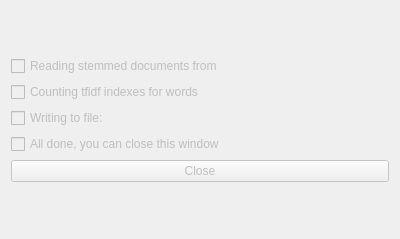
<?xml version="1.0" encoding="UTF-8"?>
<ui version="4.0">
 <class>StemmedFileProcessingDialog</class>
 <widget class="QDialog" name="StemmedFileProcessingDialog">
  <property name="geometry">
   <rect>
    <x>0</x>
    <y>0</y>
    <width>400</width>
    <height>239</height>
   </rect>
  </property>
  <property name="windowTitle">
   <string>Dialog</string>
  </property>
  <layout class="QVBoxLayout" name="verticalLayout_2">
   <item>
    <layout class="QVBoxLayout" name="verticalLayout">
     <item>
      <widget class="QCheckBox" name="cbxReading">
       <property name="enabled">
        <bool>false</bool>
       </property>
       <property name="text">
        <string>Reading stemmed documents from</string>
       </property>
      </widget>
     </item>
     <item>
      <widget class="QCheckBox" name="cbxTfidf">
       <property name="enabled">
        <bool>false</bool>
       </property>
       <property name="text">
        <string>Counting tfidf indexes for words</string>
       </property>
      </widget>
     </item>
     <item>
      <widget class="QCheckBox" name="cbxWriting">
       <property name="enabled">
        <bool>false</bool>
       </property>
       <property name="text">
        <string>Writing to file:</string>
       </property>
      </widget>
     </item>
     <item>
      <widget class="QCheckBox" name="cbxDone">
       <property name="enabled">
        <bool>false</bool>
       </property>
       <property name="text">
        <string>All done, you can close this window</string>
       </property>
      </widget>
     </item>
     <item>
      <widget class="QPushButton" name="btnClose">
       <property name="enabled">
        <bool>false</bool>
       </property>
       <property name="text">
        <string>Close</string>
       </property>
      </widget>
     </item>
    </layout>
   </item>
  </layout>
 </widget>
 <resources/>
 <connections/>
</ui>
